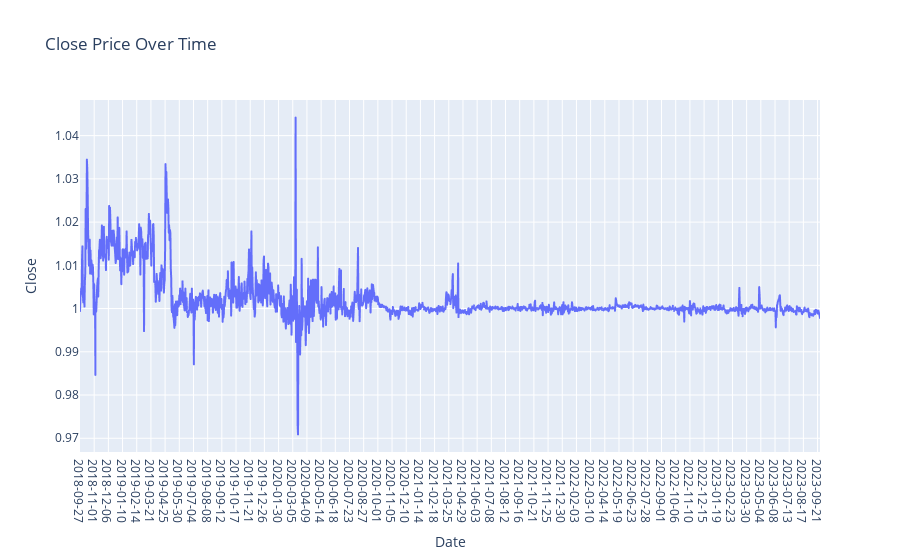

Here is the notebook cell this chart was saved with:
### Markdown cell above
## iv) Graph for Close Column Values

### Code cell
plt.figure(figsize=(14, 6))
fig = px.line(TrueUSD.Close,x=TrueUSD.Date, y='Close', labels={'x': 'Date', 'y': 'Price'}, title='Close Price Over Time')
fig.update_xaxes(type='category')  # Ensure the x-axis treats the index as categorical (date)
fig.show()

### Figure 1 — Plotly figure (JSON) as saved in the notebook; plotly's stock layout.template omitted (floating-point values rounded to 4 significant figures; data arrays with more than 128 entries replaced by an {"elided": "..."} marker saying what was removed)
{"data": [{"hovertemplate": "Date=%{x}<br>Close=%{y}<extra></extra>", "legendgroup": "", "line": {"color": "#636efa", "dash": "solid"}, "marker": {"symbol": "circle"}, "mode": "lines", "name": "", "showlegend": false, "type": "scattergl", "x": {"elided": "1827 str values"}, "xaxis": "x", "y": {"elided": "1827 float values"}, "yaxis": "y"}], "layout": {"legend": {"tracegroupgap": 0}, "title": {"text": "Close Price Over Time"}, "xaxis": {"anchor": "y", "domain": [0, 1], "title": {"text": "Date"}, "type": "category"}, "yaxis": {"anchor": "x", "domain": [0, 1], "title": {"text": "Close"}}}}
